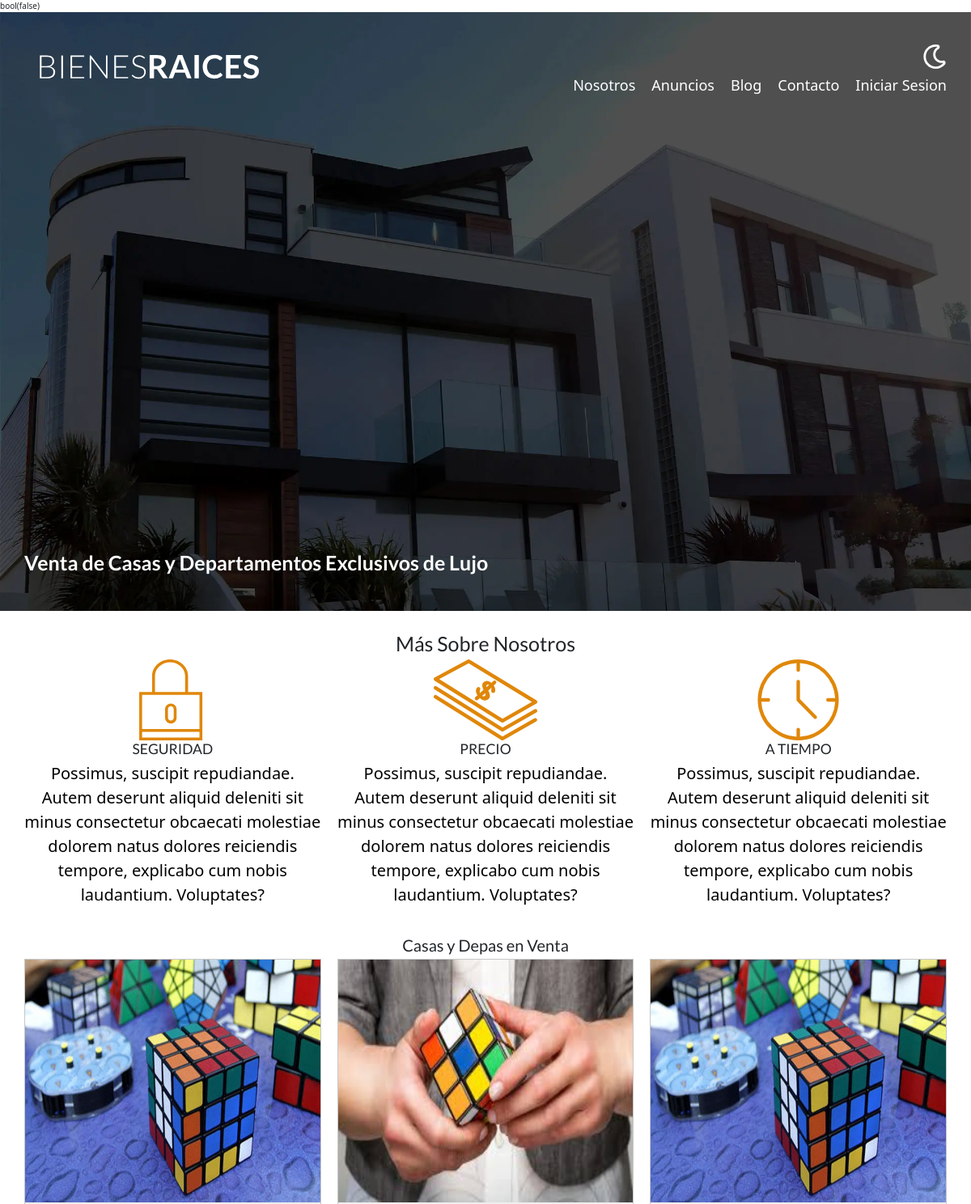
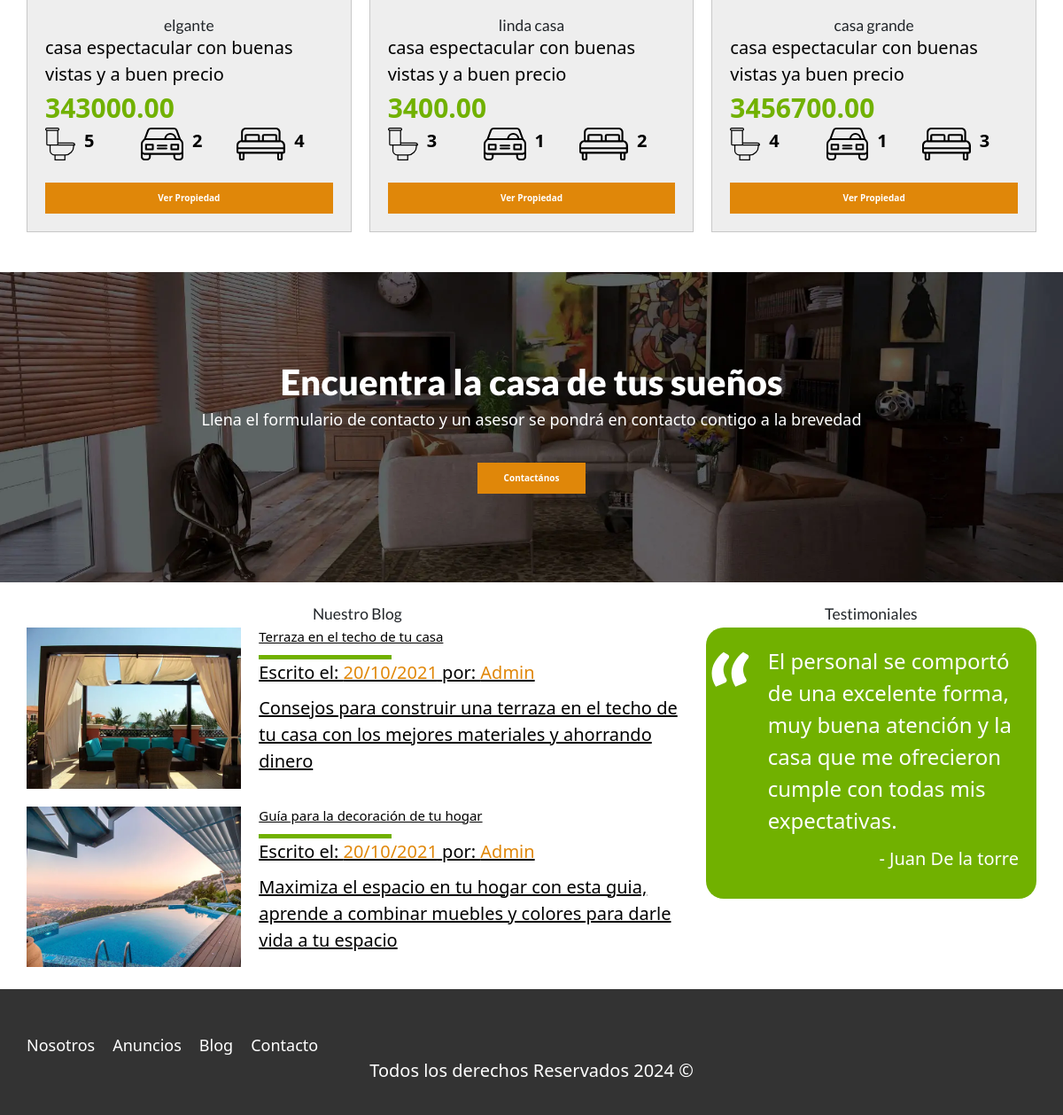
The page / on the database its author committed (2 pictures, top to bottom).
### tables this page shows
CREATE TABLE `propiedades` (
  `id` int(11) NOT NULL,
  `titulo` varchar(45) NOT NULL,
  `precio` decimal(10,2) NOT NULL,
  `descripcion` longtext NOT NULL,
  `habitaciones` int(11) NOT NULL,
  `wc` int(11) NOT NULL,
  `estacionamiento` int(11) NOT NULL,
  `creado` date NOT NULL,
  `vendedores` int(11) NOT NULL,
  `idevendedores` int(11) NOT NULL,
  `estado` varchar(40) NOT NULL,
  `imagen` varchar(500) NOT NULL
);

### includes/funciones.php (called while the page is built, shortened)
<?php
    function incluirTemplate($nombre,$inicio=false){
        include TEMPLATES_URL."/${nombre}.php";
    }
?>

### index.php (the view, shortened to what this page needs)
<?php
    require 'includes/funciones.php';
    incluirTemplate('header',$inicio=true);
?>
    <main class="contenedor seccion">
        <h1>Más Sobre Nosotros</h1>
        <div class="iconos-nosotros">
            <div class="icono">
                <img src="build/img/icono1.svg" alt="Icono seguridad" loading="lazy">
                <h3>Seguridad</h3>
                <p>Possimus, suscipit repudiandae. Autem deserunt aliquid deleniti sit minus consectetur obcaecati molestiae dolorem natus dolores reiciendis tempore, explicabo cum nobis laudantium. Voluptates?</p>
            </div>
            <div class="icono">
                <img src="build/img/icono2.svg" alt="Icono Precio" loading="lazy">
                <h3>Precio</h3>
                <p>Possimus, suscipit repudiandae. Autem deserunt aliquid deleniti sit minus consectetur obcaecati molestiae dolorem natus dolores reiciendis tempore, explicabo cum nobis laudantium. Voluptates?</p>
            </div>
            <div class="icono">
                <img src="build/img/icono3.svg" alt="Icono Tiempo" loading="lazy">
                <h3>A Tiempo</h3>
                <p>Possimus, suscipit repudiandae. Autem deserunt aliquid deleniti sit minus consectetur obcaecati molestiae dolorem natus dolores reiciendis tempore, explicabo cum nobis laudantium. Voluptates?</p>
            </div>
        </div>
    </main>
    <section class="seccion contenedor">
        <h2>Casas y Depas en Venta</h2>
        <div class="contenedor-anuncios">
<?php
    $db=conectarDB();
    $con_sql = "SELECT p.*,v.* FROM propiedades p INNER JOIN vendedor v ON p.idevendedores=v.idvendedores WHERE estado='Activo'";
    $res = mysqli_query($db, $con_sql);
    while ($reg = mysqli_fetch_assoc($res))
    {
?>
            <div class="anuncio">
                <picture>
                    <img src="admin/propiedades/imagenes/<?php echo $reg['imagen']; ?>" width="100" height="300">
                </picture>
                <div class="contenido-anuncio">
                    <h3><?php echo $reg['titulo'];  ?></h3>
                    <p><?php echo $reg['descripcion'];  ?></p>
                    <p class="precio"><?php echo $reg['precio'];  ?></p>
                    <ul class="iconos-caracteristicas">
                        <li>
                            <img class="icono" loading="lazy" src="build/img/icono_wc.svg" alt="icono wc">
                            <p><?php echo $reg['wc'];  ?></p>
                        </li>
                        <li>
                            <img class="icono" loading="lazy" src="build/img/icono_estacionamiento.svg" alt="icono estacionamiento">
                            <p><?php echo $reg['estacionamiento'];  ?></p>
                        </li>
                        <li>
                            <img class="icono" loading="lazy" src="build/img/icono_dormitorio.svg" alt="icono habitaciones">
                            <p><?php echo $reg['habitaciones'];  ?></p>
                        </li>
                    </ul>
                    <a href="anuncio.php" class="boton-amarillo-block">
                        Ver Propiedad
                    </a>
                </div>
            </div>
<?php
    }
?>
    </section>
    <section class="imagen-contacto">
        <h2>Encuentra la casa de tus sueños</h2>
        <p>Llena el formulario de contacto y un asesor se pondrá en contacto contigo a la brevedad</p>
        <a href="contacto.php" class="boton-amarillo">Contactános</a>
    </section>
    <div class="contenedor seccion seccion-inferior">
        <section class="blog">
            <h3>Nuestro Blog</h3>
            <article class="entrada-blog">
                <div class="imagen">
                    <picture>
                        <source srcset="build/img/blog1.webp" type="image/webp">
                        <source srcset="build/img/blog1.jpg" type="image/jpeg">
                        <img loading="lazy" src="build/img/blog1.jpg" alt="Texto Entrada Blog">
                    </picture>
                </div>
                <div class="texto-entrada">
                    <a href="entrada.html">
                        <h4>Terraza en el techo de tu casa</h4>
                        <p class="informacion-meta">Escrito el: <span>20/10/2021</span> por: <span>Admin</span> </p>
                        <p>
                            Consejos para construir una terraza en el techo de tu casa con los mejores materiales y ahorrando dinero
                        </p>
                    </a>
                </div>
            </article>
            <article class="entrada-blog">
                <div class="imagen">
                    <picture>
                        <source srcset="build/img/blog2.webp" type="image/webp">
                        <source srcset="build/img/blog2.jpg" type="image/jpeg">
                        <img loading="lazy" src="build/img/blog2.jpg" alt="Texto Entrada Blog">
                    </picture>
                </div>
                <div class="texto-entrada">
                    <a href="entrada.php">
                        <h4>Guía para la decoración de tu hogar</h4>
                        <p class="informacion-meta">Escrito el: <span>20/10/2021</span> por: <span>Admin</span> </p>
                        <p>
                            Maximiza el espacio en tu hogar con esta guia, aprende a combinar muebles y colores para darle vida a tu espacio
                        </p>
                    </a>
                </div>
            </article>
        </section>
        <section class="testimoniales">
            <h3>Testimoniales</h3>
            <div class="testimonial">
                <blockquote>
                    El personal se comportó de una excelente forma, muy buena atención y la casa que me ofrecieron cumple con todas mis expectativas.
                </blockquote>
                <p>- Juan De la torre</p>
            </div>
        </section>
    </div>
<?php
    incluirTemplate('footer');
?>

### includes/templates/header.php (shortened to what this page needs)
<?php
    $auth=$_SESSION['login']??  false;
    var_dump($auth);
?>
<!DOCTYPE html>
<html lang="es">
<head>
    <link rel="stylesheet" href="/dia5/bienes/build/css/app.css">
    <link href="https://cdn.jsdelivr.net/npm/bootstrap@5.3.3/dist/css/bootstrap.min.css" rel="stylesheet">
</head>
<body>
    <header class="header <?php  echo $inicio ? 'inicio' : ''; ?>">
        <div class="contenedor contenido-header">
            <div class="barra">
                <a href="index.php">
                    <img src="/dia5/bienes/build/img/logo.svg" alt="Logotipo de Bienes Raices">
                </a>
                <div class="derecha">
                    <img class="dark-mode-boton" src="/dia5/bienes/build/img/dark-mode.svg">
                    <nav class="navegacion">
                        <a href="nosotros.php">Nosotros</a>
                        <a href="anuncios.php">Anuncios</a>
                        <a href="blog.php">Blog</a>
                        <a href="contacto.php">Contacto</a>
                        <?php
                            if ($auth): ?>
                        <a href="cerrarsesion.php">Cerrar Sesion</a>
                        <?php
                            else: ?>
                        <a href="login.php">Iniciar Sesion</a>
                        <?php
                            endif;  ?>
                    </nav>
                </div>
            </div>
            <?php  if ($inicio) {   ?>
                <h1>Venta de Casas y Departamentos  Exclusivos de Lujo</h1>
            <?php
            }
            ?>
        </div>
    </header>

### includes/templates/footer.php (shortened to what this page needs)
<footer class="footer seccion">
        <div class="contenedor contenedor-footer">
            <nav class="navegacion">
                <a href="nosotros.php">Nosotros</a>
                <a href="anuncios.php">Anuncios</a>
                <a href="blog.php">Blog</a>
                <a href="contacto.php">Contacto</a>
            </nav>
        </div>
        <p class="copyright">Todos los derechos Reservados <?php  echo date('Y'); ?> &copy;</p>
    </footer>
</body>
</html>

### rows shown on the page
propiedades: imagen (picture), titulo "elgante", descripcion "casa espectacular con buenas vistas y a buen precio", precio "343000.00", wc "5", estacionamiento "2", habitaciones "4"
propiedades: imagen (picture), titulo "linda casa", descripcion "casa espectacular con buenas vistas y a buen precio", precio "3400.00", wc "3", estacionamiento "1", habitaciones "2"
propiedades: imagen (picture), titulo "casa grande", descripcion "casa espectacular con buenas vistas ya buen precio", precio "3456700.00", wc "4", estacionamiento "1", habitaciones "3"
